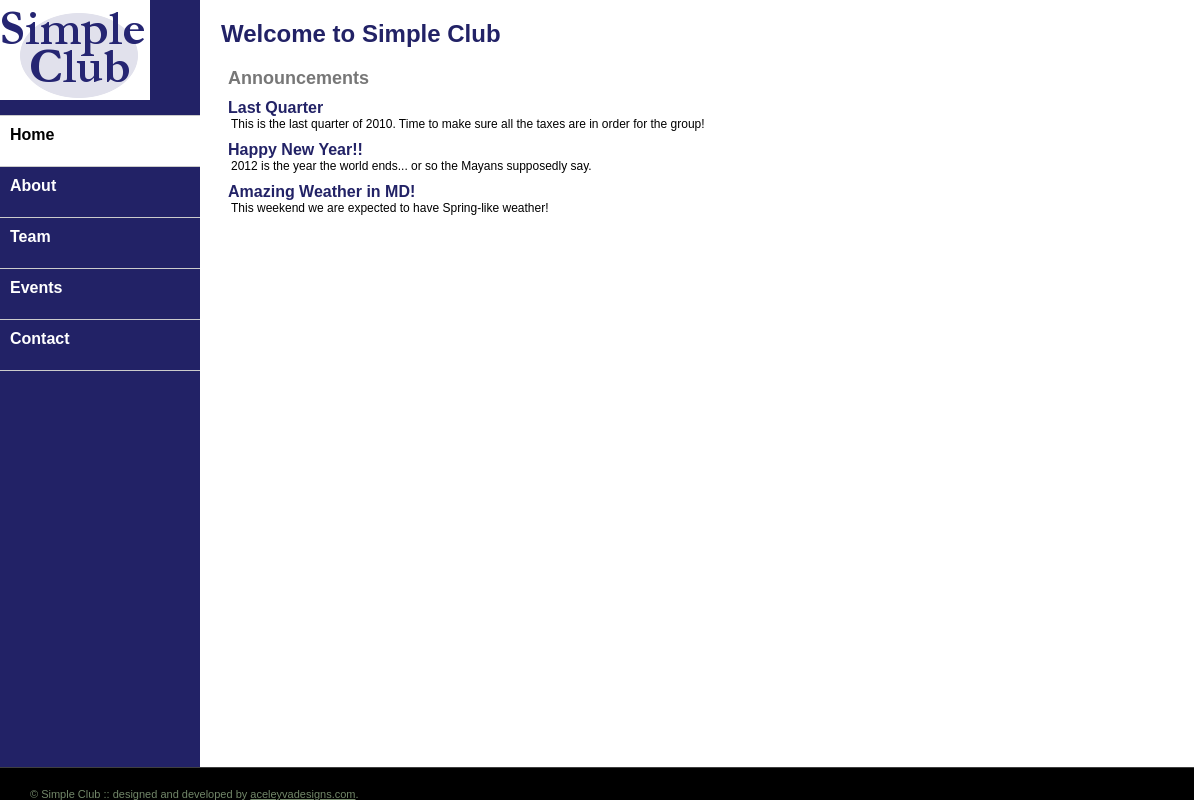
/home/, run on the app's committed database.
### tables this page shows
CREATE TABLE IF NOT EXISTS `ANNOUNCEMENTS` (
  `ID` varchar(10) NOT NULL,
  `show` datetime NOT NULL,
  `hide` datetime NOT NULL,
  `title` tinytext NOT NULL,
  `body` text NOT NULL
);

### includes/language.php (called while the page is built, shortened)
<?php
if ($page == "simpleclub")
{
	$baseurl = "";
}
else
{
	$baseurl = "/simpleclub/";
}
?>

### home/index.php (the view, shortened to what this page needs)
<?php
$css = array("base");
$page = "home";
require_once('../includes/header.php');
?>
<h1>Welcome to Simple Club</h1>
<div id="content">
<h2>Announcements</h2>
<?php
$result = mysql_query("SELECT * FROM ANNOUNCEMENTS");
while($row = mysql_fetch_array($result))
{
?>
<h3><?php echo "{$row['title']}";?></h3>
<p><?php echo "{$row['body']}";?></p>
<?php } ?>
</div>
<?php require_once('../includes/footer.php');?>

### includes/header.php (shortened to what this page needs)
<?php
include ('language.php');
?>
<!DOCTYPE html PUBLIC "-//W3C//DTD XHTML 1.0 Transitional//EN" "http://www.w3.org/TR/xhtml1/DTD/xhtml1-transitional.dtd">
<html xmlns="http://www.w3.org/1999/xhtml">
<head>
<?php
if ($css) {
	foreach ($css as $file) {
	echo '<link rel="stylesheet" type="text/css" href="' . $baseurl .  'css/' . $file . '.css">';
	}
}
?>
</head>
<?php if (($page == "events")||($page == "team")) { ?>
<body onload="Set_Profiles()">
<?php } else {?>
<body id="<?=$page?>">
<?php } ?>
<div id="col1">
	<a href="<?=$baseurl?>home"><img src="<?=$baseurl?>img/logo.png" border="0"></a>
	<ul id="navigation">
		<li <? if ($page == "home") { ?> class="clicked" <? } ?>>
			<? if ($page != "home") { ?><a href="<?=$baseurl?>home"><? }?>Home<? if ($page != "home") { ?></a><? }?>
		</li>
		<li <? if ($page == "about") { ?> class="clicked" <? } ?>>
			<? if ($page != "about") { ?><a href="<?=$baseurl?>about"><? } ?>About<? if ($page != "about") { ?></a><? } ?>
		</li>
		<li <? if ($page == "team") { ?> class="clicked" <? } ?>>
			<? if ($page != "team") { ?><a href="<?=$baseurl?>team"><? } ?>Team<? if ($page != "team") { ?></a><? } ?>
		</li>
		<li <? if ($page == "events") { ?> class="clicked" <? } ?>>
			<? if ($page != "events") { ?><a href="<?=$baseurl?>events"><? } ?>Events <? if ($page != "events") { ?></a><? } ?>
		</li>
		<li <? if ($page == "contact") { ?> class="clicked" <? } ?>>
			<? if ($page != "contact") { ?><a href="<?=$baseurl?>contact"><? } ?>Contact<? if ($page != "contact") { ?></a><? } ?>
		</li>
	</ul>
</div>
<div id="col2">

### includes/footer.php (shortened to what this page needs)
</div>
	<div id="footer">&copy; Simple Club :: designed and developed by <a href="http://www.aceleyvadesigns.com">aceleyvadesigns.com</a>.</div>
</body>
</html>

### css/base.css (style rules this page uses)
* { padding: 0px; margin: 0px; }
body { background-color: white; background-attachment: fixed; margin : 0px; font-size : 12px; color : black; font-family: Arial, Helvetica, sans-serif; }
p { margin : 0 0 10px 0; }
#col1 { position: fixed; top: 0; left: 0; width: 200px; height: 900px; background-color: #226; }
#col2 { position: absolute; top: 0; left: 201px; width: 600px; margin: 20px 0 50px 20px; }
#navigation { list-style-type: none; margin: 15px 0 0 0 ; }
#navigation li { display: block; font-weight: bold; font-size: 16px; height: 30px; border-bottom: solid 1px #CCC; padding: 10px; }
#navigation li:first-child { border-top : solid 1px #CCC; }
#navigation li a { color: white; text-decoration: none; width: 200px; }
#navigation li.clicked { background-color: white; color: black; }
#content { margin: 0px; padding: 0px; }
h1 { margin: 0 0 20px 0; color: #226; font-size : 24px; }
h2 { margin: 10px 0 10px 7px; font-size:18px; font-weight: bold; color: #777; line-height: normal; }
h3 { margin: 7px 0 0 7px; font-size:16px; color: #226; }
h3 + p { margin: 0 0 10px 10px; }
#footer { margin-top: 10px; position: fixed; bottom: 0px; width: 97%; border-top: #3f3f3f 1px solid; display: block; padding-left: 30px; padding-top: 20px; font-size : 11px; color : #728769; background-color: black; z-index: 100; }
#footer a { color : #728769; }

### data on the page
announcements: title "Last Quarter", body "This is the last quarter of 2010. Time to make sure all the taxes are in order for the group!"
announcements: title "Happy New Year!!", body "2012 is the year the world ends... or so the Mayans supposedly say."
announcements: title "Amazing Weather in MD!", body "This weekend we are expected to have Spring-like weather!"
